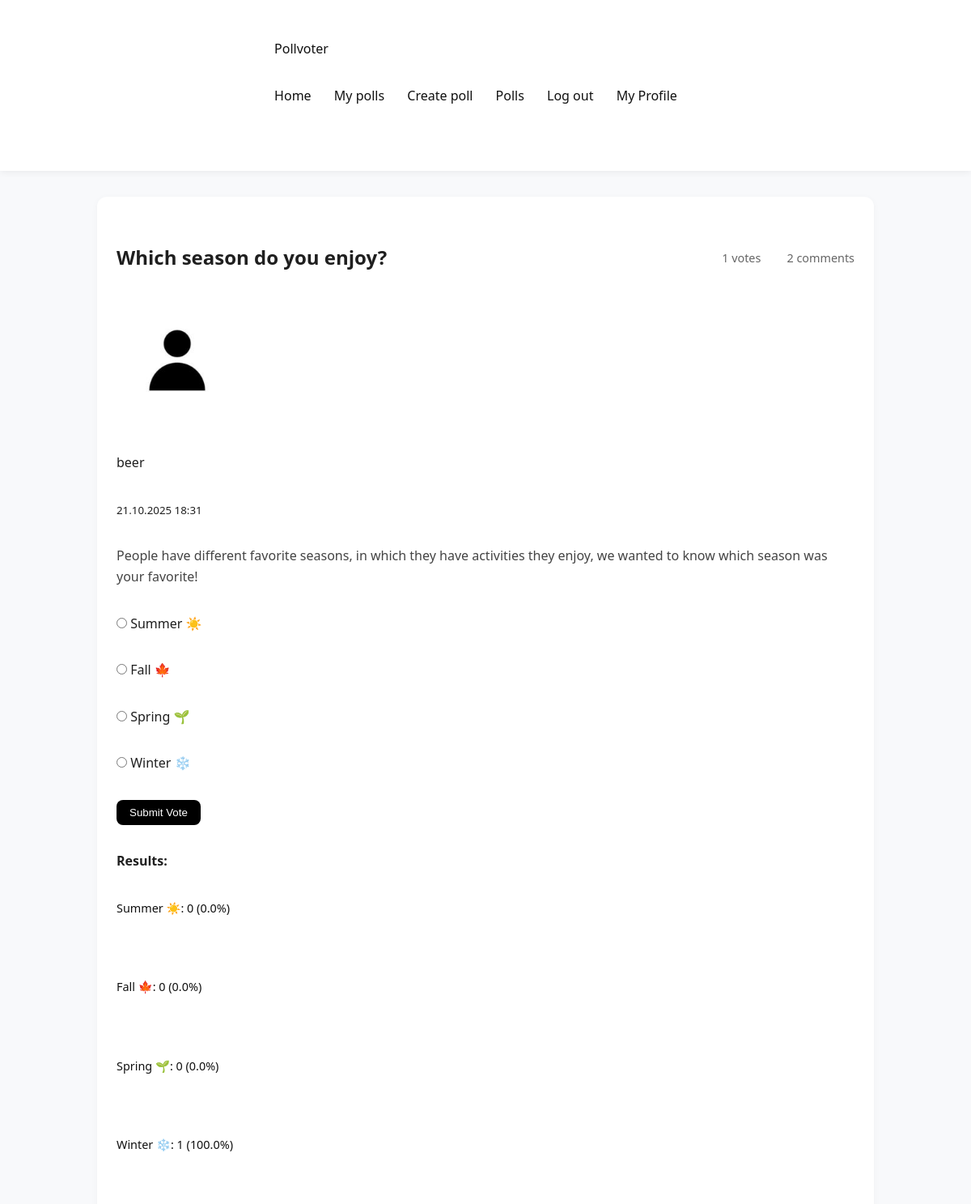
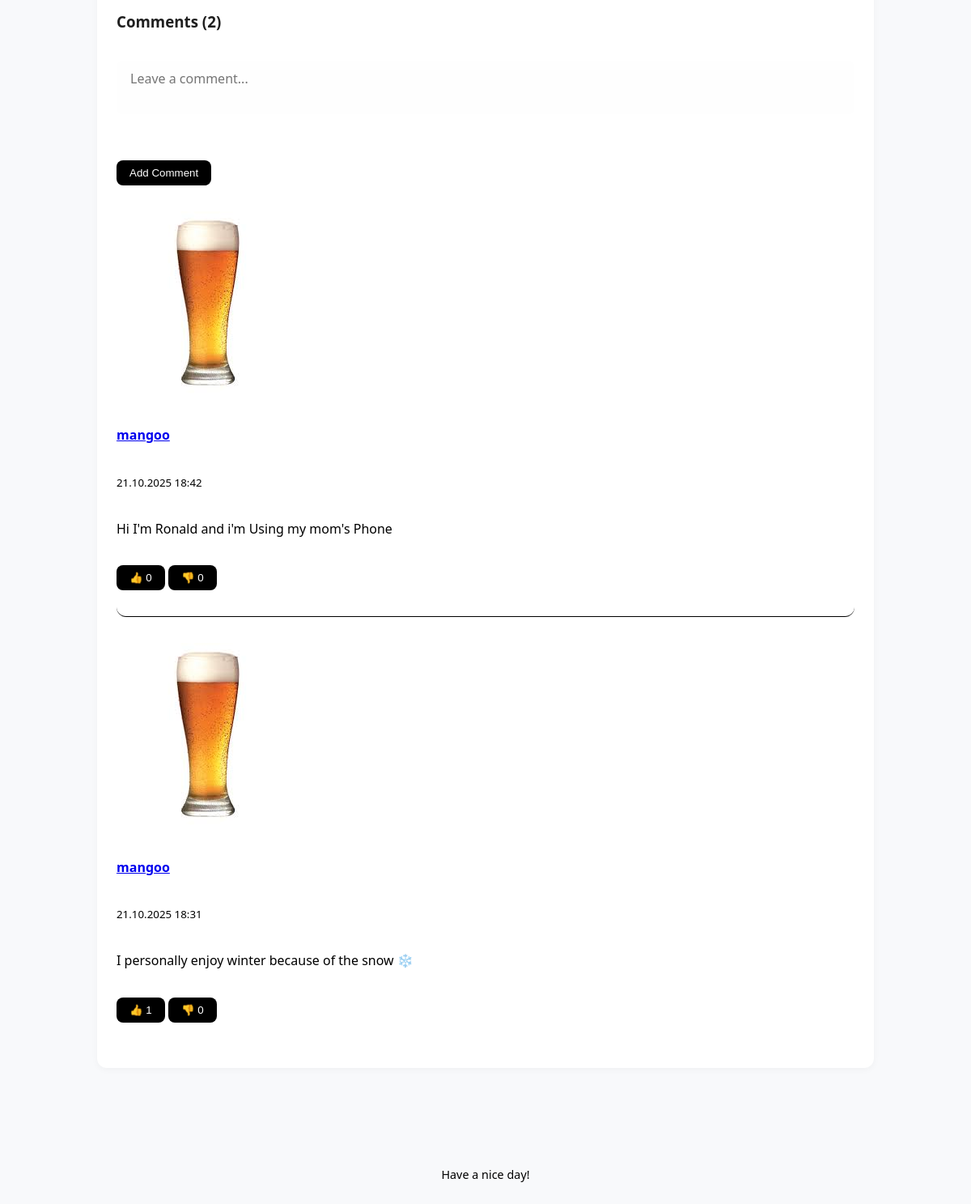
Page /poll/4 (signed in) on the committed database (2 pictures, top to bottom).
### app/models.py (models this page shows, shortened)
class Poll(db.Model):
    __tablename__ = "poll"
    id = Column(Integer, primary_key=True)
    title = Column(Text, nullable=False)
    description = Column(Text)
    created_at = Column(DateTime, default=datetime.now)
    user_id = Column(Integer, ForeignKey("user.id"), nullable=False)
    author = relationship("User", back_populates="polls")
    comments = relationship("Comment", back_populates="poll", cascade="all, delete-orphan")
    options = relationship("PollOption", back_populates="poll", cascade="all, delete-orphan")
    votes = relationship("Vote", back_populates="poll", cascade="all, delete-orphan")
    def getvotecount(self):
        return len(self.votes)

class User(UserMixin, db.Model):
    __tablename__ = "user"
    id = Column(Integer, primary_key=True)
    username = Column(Text, unique=True, nullable = False)
    created_at = Column(DateTime, default=datetime.now)
    full_name = Column(Text)
    bio = Column(Text)
    pfp = Column(Text)
    password_hash = Column(Text)
    polls = relationship("Poll", back_populates="author")
    votes = relationship("Vote", back_populates="user")
    comments = relationship("Comment", back_populates="author")
    def getpfp(self):
        if self.pfp:
            return f"/static/uploads/pfp/{self.pfp}"
        else:
            return f"/static/uploads/pfp/default.jpg"
    blocked = relationship(
        "User", secondary=blocklist,
        primaryjoin=(blocklist.c.blocker_id == id),
        secondaryjoin=(blocklist.c.blocked_id == id),
        backref=db.backref("blocked_by", lazy="dynamic"),
        lazy="dynamic"
    )
    def is_blocking(self, user):
        return self.blocked.filter(blocklist.c.blocked_id == user.id).count() > 0

class PollOption(db.Model):
    __tablename__ = "poll_option"
    id = Column(Integer, primary_key=True)
    text = Column(Text, nullable=False)
    poll_id = Column(Integer, ForeignKey("poll.id"), nullable=False)
    poll = relationship("Poll", back_populates="options")
    votes = relationship("Vote", back_populates="option", cascade="all, delete-orphan")

class Comment(db.Model):
    __tablename__ = "comment"
    id = Column(Integer, primary_key=True)
    content = Column(Text, nullable=False)
    created_at = Column(DateTime, default=datetime.now)
    reactions = relationship("CommentReaction", back_populates="comment", cascade="all, delete-orphan")
    user_id = Column(Integer, ForeignKey("user.id"), nullable=False)
    poll_id = Column(Integer, ForeignKey("poll.id"), nullable=False)
    author = relationship("User", back_populates="comments")
    poll = relationship("Poll", back_populates="comments")
    def get_likes_count(self):
        return CommentReaction.query.filter_by(comment_id = self.id, reaction_type = "like").count()
    def get_dislikes_count(self):
        return CommentReaction.query.filter_by(comment_id = self.id, reaction_type = "dislike").count()

### app/routes.py (the view)
@polls.route("/poll/<int:poll_id>")
@login_required
def poll_detail(poll_id):
    poll = Poll.query.get_or_404(poll_id)
    user_vote = Vote.query.filter_by(user_id = current_user.id, poll_id = poll_id).first()
    return render_template("poll_detail.html", poll = poll, user_vote = user_vote)

### app/__init__.py (called while the page is built)
def create_app():
    app = Flask(__name__)
    app.config['SECRET_KEY'] = 'your_secret_key'
    app.config['SQLALCHEMY_DATABASE_URI'] = 'sqlite:///pollvoter.db'
    app.config['SQLALCHEMY_TRACK_MODIFICATIONS'] = False
    app.config["UPLOAD_FOLDER"] = "static/uploads"
    app.config["PFP_FOLDER"] =  "app/static/uploads/pfp"
    db.init_app(app)
    login_manager.init_app(app)
    migrate.init_app(app, db)
    app.register_blueprint(auth)
    app.register_blueprint(main)
    app.register_blueprint(polls)
    @login_manager.user_loader
    def load_user(userid):
        return User.query.get(int(userid))
    return app

### app/templates/poll_detail.html (shortened to what this page needs)
{% extends "base.html" %}
{% block content %}
<div class="poll-detail">
    <div class="poll-card">
        <div class="poll-header">
            <h2>{{ poll.title }}</h2>
            <span class="poll-stats">
                 {{ poll.getvotecount() }} votes
                 {{ poll.comments|length }} comments
            </span>
        </div>
        <div class="poll-author">
            <div class="user-avatar"><img src="{{ current_user.getpfp() }}" alt="Profile Picture" width="150" height="150"></div>
            <div>
                <div class="author-name">{{ poll.author.full_name if poll.author.full_name else poll.author.username  }}</div>
                <small class="poll-date">{{ poll.created_at.strftime('%d.%m.%Y  %H:%M') }}</small>
            </div>
        </div>
        {% if poll.description %}
        <p class="poll-description">{{ poll.description }}</p>
        {% endif %}
        {% if user_vote %}
            <div class="voted-message">
                <p>You have already voted. Your choice was: <strong>{{ user_vote.option.text }}</strong></p>
            </div>
        {% else %}
            <form method="POST" action="{{ url_for('polls.vote', poll_id=poll.id) }}" class="vote-form">
                <div class="vote-options">
                    {% for option in poll.options %}
                    <div class="form-check">
                        <input class="form-check-input" type="radio" name="option_id" id="option{{ option.id }}" value="{{ option.id }}" required>
                        <label class="form-check-label" for="option{{ option.id }}">
                            {{ option.text }}
                        </label>
                    </div>
                    {% endfor %}
                </div>
                <button type="submit" class="btn btn-primary mt-3">Submit Vote</button>
            </form>
        {% endif %}
        <div class="vote-results">
            <h4>Results:</h4>
            {% set total_votes = poll.getvotecount() %}
            {% for option in poll.options %}
                {% set vote_count = option.votes|length %}
                {% set percentage = (vote_count / total_votes * 100) if total_votes > 0 else 0 %}
                <div class="vote-option">
                    <span>{{ option.text }}: {{ vote_count }} ({{ "%.1f"|format(percentage) }}%)</span>
                    <div class="progress-bar">
                    </div>
                </div>
            {% endfor %}
        </div>
    <div class="comments-section">
        <h3>Comments ({{ poll.comments|length }})</h3>
        <form method="POST" action="{{ url_for('polls.add_comment', poll_id=poll.id) }}" class="comment-form">
            <div class="form-group">
                <textarea name="content" placeholder="Leave a comment..." required></textarea>
            </div>
            <button type="submit" class="btn btn-primary">Add Comment</button>
        </form>
<div class="comments-list">
    {% for comment in poll.comments|sort(attribute='created_at', reverse=true) %}
    {%if not current_user.is_blocking(comment.author) and comment.author != current_user and not comment.author.is_blocking(current_user)%}
    <div class="comment">
        <div class="comment-header">
            <div class="comment-author">
                <div class="user-avatar small"><img src="{{ comment.author.getpfp() }}" alt="PFP"></div>
                <strong><a href="{{ url_for('main.user_profile', username=comment.author.username) }}">{{ comment.author.username }}</a></strong>
            </div>
            <small class="comment-date">{{ comment.created_at.strftime('%d.%m.%Y %H:%M') }}</small>
        </div>
        <div id="comment-view-{{ comment.id }}">
            <div class="comment-content">
                {{ comment.content }}
            </div>
        </div>
        <div class="comment-actions">
            <form method="POST" action="{{ url_for('polls.react_comment', comment_id=comment.id) }}" style="display: inline;">
                <button type="submit" name="reaction" value="like" class="btn btn-sm btn-light">👍 {{ comment.get_likes_count() }}</button>
                <button type="submit" name="reaction" value="dislike" class="btn btn-sm btn-light">👎 {{ comment.get_dislikes_count() }}</button>
            </form>
        </div>
        {% endif %}
    </div>
    {% else %}
    <p class="no-comments">Still no comments. Be the first!</p>
    {% endfor %}
</div>
    </div>
</div>
{% endblock %}

### app/templates/base.html (shortened to what this page needs)
<!DOCTYPE html>
<html lang="en">
<head>
    <link rel="stylesheet" href="{{url_for('static', filename='styles.css')}}">
</head>
<body>
    <nav>
        <div>
            <a href="{{url_for('main.home')}}">Pollvoter</a>
            <div>
                {%if current_user.is_authenticated%}
                <a href="{{url_for('main.home')}}">Home</a>
                <a href="{{url_for('polls.my_polls')}}">My polls</a>
                <a href="{{url_for('polls.create_poll')}}">Create poll</a>
                <a href="{{url_for('polls.listpolls')}}">Polls</a>
                <a href="{{url_for('auth.logout')}}">Log out</a>
                <a href="{{url_for('main.profile')}}">My Profile</a>
                {%else%}
                <a href="{{url_for('auth.login')}}">Login</a>
                <a href="{{url_for('auth.register')}}">Register</a>
                {%endif%}
            </div>
        </div>
    </nav>
    <div>
        {%block content%}{%endblock%}
    </div>
    <footer>
        <div>
            <p>Have a nice day!</p>
        </div>
    </footer>
</body>
</html>

### app/static/styles.css (style rules this page uses)
* { box-sizing: border-box; margin: 0; padding: 0; }
body { font-family: 'Segoe UI', Tahoma, Geneva, Verdana, sans-serif; background-color: #f8f9fb; color: #1f1f1f; line-height: 1.6; }
nav { background-color: #ffffff; box-shadow: 0 2px 8px rgba(0, 0, 0, 0.06); padding: 1rem 2rem; display: flex; justify-content: space-between; align-items: center; }
nav a { color: #111; text-decoration: none; margin-right: 1.5rem; font-weight: 500; transition: color 0.2s ease-in-out; }
div:not(nav):not(footer) { max-width: 960px; margin: 2rem auto; padding: 1.5rem; background-color: #ffffff; box-shadow: 0 4px 12px rgba(0, 0, 0, 0.05); border-radius: 12px; }
.btn { display: inline-block; padding: 0.5rem 1rem; background-color: #000; color: #fff; border: none; border-radius: 8px; text-decoration: none; font-weight: 500; transition: background-color 0.2s ease-in-out; }
.poll-card { background-color: #fafafa; border-radius: 12px; box-shadow: 0 2px 6px rgba(0, 0, 0, 0.04); padding: 1.5rem; margin-bottom: 1.5rem; transition: transform 0.2s ease-in-out; }
.poll-header { display: flex; justify-content: space-between; align-items: center; margin-bottom: 0.75rem; }
.poll-stats { font-size: 0.9rem; color: #666; display: flex; gap: 1rem; align-items: center; }
.poll-description { margin-bottom: 1rem; color: #444; }
.vote-option span { font-size: 0.9rem; font-weight: 500; color: #111; margin-bottom: 0.25rem; }
.progress-bar { height: 8px; background-color: #e0e0e0; border-radius: 6px; overflow: hidden; }
footer { text-align: center; padding: 1.5rem 0; color: #000000; font-size: 0.9rem; }
.poll-card { background-color: #ffffff; border-radius: 12px; box-shadow: 0 2px 8px rgba(0, 0, 0, 0.04); padding: 1.5rem; margin-bottom: 2rem; }
div:not(nav):not(footer):not(.poll-card):not(.vote-preview):not(.polls-header):not(.pagination) { background-color: transparent; box-shadow: none; padding: 0; }
form { margin-top: 1.5rem; }
input[type="text"], input[type="email"], input[type="password"], textarea, select { font-family: 'Segoe UI', Tahoma, Geneva, Verdana, sans-serif; font-size: 1rem; width: 100%; resize: none; padding: 0.7rem 1rem; margin-bottom: 1rem; border: 1px solid #ffffff; border-radius: 8px; background-color: #fefefe; font-size: 1rem; transition: border-color 0.2s ease-in-out, box-shadow 0.2s ease-in-out; }
.comment { padding: 1rem; border-bottom: 1px solid #000000; color: #000000; }
.comment:last-child { border-bottom: none; }
footer { margin-top: 4rem; }

### rows in the picture
Poll: title "Which season do you enjoy?", created_at "21.10.2025 18:31", description "People have different favorite seasons, in which they have activities they enjoy, we wanted to know which season was your favorite!"
User: author "beer"
PollOption: text "Summer ☀️", vote_count "0", percentage "0.0"
PollOption: text "Fall 🍁", vote_count "0", percentage "0.0"
PollOption: text "Spring 🌱", vote_count "0", percentage "0.0"
PollOption: text "Winter ❄️", vote_count "1", percentage "100.0"
Comment: author.getpfp (picture), author.username "mangoo", created_at "21.10.2025 18:42", content "Hi I'm Ronald and i'm Using my mom's Phone", get_likes_count "0", get_dislikes_count "0"
Comment: author.getpfp (picture), author.username "mangoo", created_at "21.10.2025 18:31", content "I personally enjoy winter because of the snow ❄️", get_likes_count "1", get_dislikes_count "0"

### other values in the picture
{{ poll.getvotecount() }} "1"
{{ poll.comments|length }} "2"
